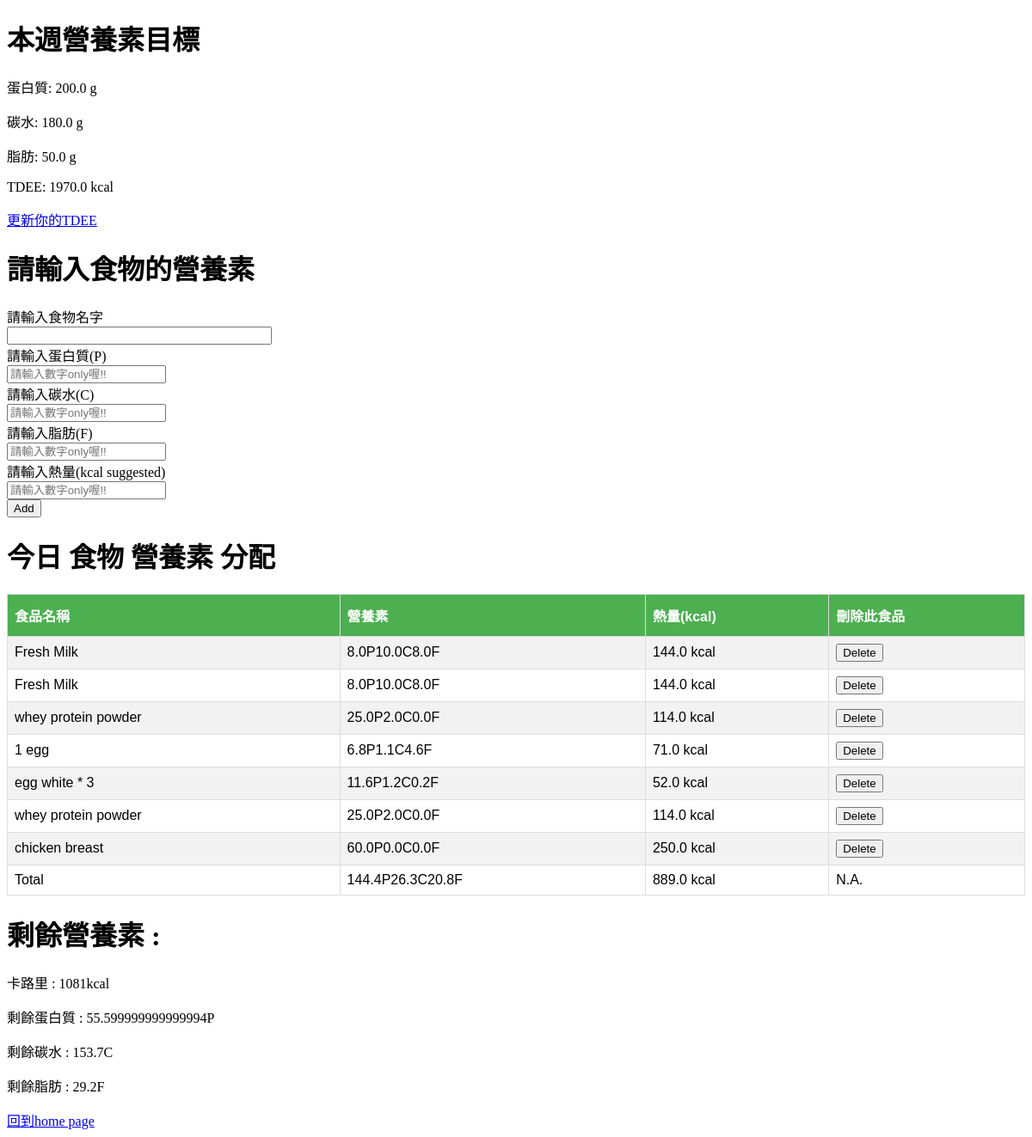
The page /today_macros (signed in) on the database its author committed.
### macros_manager.py (models this page shows, shortened)
class Tdee_target(db.Model):
    id = db.Column(db.Integer, primary_key=True)
    t_tdee = db.Column(db.Float,nullable=False)
    t_protein = db.Column(db.Float,nullable=False)
    t_carb = db.Column(db.Float,nullable=False)
    t_fat = db.Column(db.Float,nullable=False)
    t_tdee_date = db.Column(db.DateTime, nullable=False, default=datetime.utcnow)
    user_id = db.Column(db.Integer, db.ForeignKey('user.id'), nullable=False)
    def __repr__(self):
        return "<Tdee_target: {} on {}, and your target macros is {}P{}C{}F>".format(
            self.t_tdee,
            self.t_tdee_date,
            self.t_protein,
            self.t_carb,
            self.t_fat,
            )

class Food_macros(db.Model):
    id = db.Column(db.Integer, primary_key=True)
    f_name = db.Column(db.String(120),nullable=False)
    f_weight = db.Column(db.Float,nullable=False)
    f_protein = db.Column(db.Float,nullable=False)
    f_carb = db.Column(db.Float,nullable=False)
    f_fat = db.Column(db.Float,nullable=False)
    f_cal = db.Column(db.Float,nullable=False)
    f_date = db.Column(db.DateTime, nullable=False, default=datetime.utcnow)
    user_id = db.Column(db.Integer, db.ForeignKey('user.id'), nullable=False)

### macros_manager.py (the view, shortened to what this page needs)
@app.route('/today_macros', methods=["GET", "POST"])
def today_macros():
    foods = None
    user_id = current_user.id
    username = current_user.username
    foods = Food_macros.query.filter_by(user_id=user_id).all() # return a list, each element inside the list is a Food_macros class and each of instance has key name u designed in the table
    print (Tdee_target.query.filter_by(user_id=user_id).all())
    try:
        tdee_target = Tdee_target.query.filter_by(user_id=user_id).all()[-1]
    except:
        tdee_target = Tdee_target.query.filter_by(user_id=user_id).first()
    try:
        total_p = sum([f.f_protein for f in foods])
    except:
        print ('User may input wrong format for db')
        total_p = []
        for f in foods:
            try:
                tmp = float(f.f_protein)
            except:
                tmp = 0
            total_p.append(tmp)
        total_p = sum(total_p)
    try:
        total_c = sum([f.f_carb for f in foods])
    except:
        print ('User may input wrong format for db')
        total_c = []
        for f in foods:
            try:
                tmp = float(f.f_carb)
            except:
                tmp = 0
            total_c.append(tmp)
        total_c = sum(total_c)
    try:
        total_f = sum([f.f_fat for f in foods])
    except:
        print ('User may input wrong format for db')
        total_f = []
        for f in foods:
            try:
                tmp = float(f.f_fat)
            except:
                tmp = 0
            total_f.append(tmp)
        total_f = sum(total_f)
    try:
        total_cal = sum([f.f_cal for f in foods])
    except:
        print ('User may input wrong format for db')
        total_cal = []
        for f in foods:
            try:
                tmp = float(f.f_cal)
            except:
                tmp = 0
            total_cal.append(tmp)
        total_cal = sum(total_cal)
    return render_template("today_macros.html",
        foods = foods,
        tdee_target = tdee_target,
        total_p=total_p,
        total_c = total_c,
        total_f = total_f,
        total_cal = total_cal
        )

### macros_manager.py (called while the page is built)
@login_manager.user_loader
def load_user(user_id):
    return User.query.get(int(user_id))

### templates/today_macros.html (shortened to what this page needs)
<!DOCTYPE html>
<html>
<head>
</head>
<body>
    <div>
        {% if tdee_target %}
        <h1>本週營養素目標</h1>
        <p>蛋白質: {{tdee_target.t_protein}} g</p>
        <p>碳水: {{tdee_target.t_carb}} g</p>
        <p>脂肪: {{tdee_target.t_fat}} g</p>
        <p>TDEE: {{tdee_target.t_tdee}} kcal</p>
        <a href="/tdee">更新你的TDEE</a>
        {% else %}
        <h1>請先輸入你這週的目標TDEE</h1>
        <a href="/tdee">輸入 本週TDEE</a>
        {% endif %}
    </div>
    <h1>請輸入食物的營養素</h1>
    <form method="POST" action="/today_macros">
        請輸入食物名字<br>
        <input type="text" style="width:300px" name="food_name">
        <br>
        請輸入蛋白質(P)<br>
        <input type="text" placeholder = '請輸入數字only喔!!' name="protein">
        <br>
        請輸入碳水(C)<br>
        <input type="text" placeholder = '請輸入數字only喔!!' name="carb">
        <br>
        請輸入脂肪(F)<br>
        <input type="text" placeholder = '請輸入數字only喔!!' name="fat">
        <br>
        請輸入熱量(kcal suggested)<br>
        <input type="text" placeholder = '請輸入數字only喔!!' name="calorie">
        <br>
        <input type="submit" value="Add">
        <br>
    </form>
    <h1>今日 食物 營養素 分配</h1>
    <table id="customers">
        <tr>
            <th>食品名稱</th>
            <th>營養素</th>
            <th>熱量(kcal)</th>
            <th>刪除此食品</th>
        </tr>
        {% for food in foods %}
        <tr>
            <td>
                {{food.f_name}}
            </td>
            <td>
                {{food.f_protein}}P{{food.f_carb}}C{{food.f_fat}}F
            </td>
            <td>
                {{food.f_cal}} kcal
            </td>
            <td>
            <form method="POST" action="./delete" style="display: inline">
              <input type="submit" value="Delete">
            </form>
            </td>
        </tr>
        {% endfor %}
        <tr>
            <td>
                Total
            </td>
            <td>
                {{total_p}}P{{total_c}}C{{total_f}}F
            </td>
            <td>
                {{total_cal}} kcal
            </td>
            <td>
                N.A.
            </td>
        </tr>
    </table>
    {% if tdee_target %}
        <h1>剩餘營養素 : </h1>
        {% if tdee_target.t_tdee - total_cal < 0 %}
        <p>你今天的卡路里爆掉了啊!!</p>
        <p id="remain_calorie"></p>
        <p id="remain_p"></p>
        <p id="remain_c"></p>
        <p id="remain_f"></p>
        <img src='../static/images.jpg' style="width:500px">
        {% else %}
        <p id="remain_calorie"></p>
        <p id="remain_p"></p>
        <p id="remain_c"></p>
        <p id="remain_f"></p>
        {% endif %}
    {% endif %}
    <div>
        <a href="/">回到home page</a>
    </div>
</body>
</html>

### templates/today_macros.html (style rules this page uses)
#customers { font-family: "Trebuchet MS", Arial, Helvetica, sans-serif; border-collapse: collapse; width: 100%; }
#customers td, #customers th { border: 1px solid #ddd; padding: 8px; }
#customers tr:nth-child(even) { background-color: #f2f2f2; }
#customers th { padding-top: 12px; padding-bottom: 12px; text-align: left; background-color: #4CAF50; color: white; }

### rows shown on the page
Tdee_target: t_protein "200.0", t_carb "180.0", t_fat "50.0", t_tdee "1970.0"
Food_macros: f_name "Fresh Milk", f_protein "8.0", f_carb "10.0", f_fat "8.0", f_cal "144.0"
Food_macros: f_name "Fresh Milk", f_protein "8.0", f_carb "10.0", f_fat "8.0", f_cal "144.0"
Food_macros: f_name "whey protein powder", f_protein "25.0", f_carb "2.0", f_fat "0.0", f_cal "114.0"
Food_macros: f_name "1 egg", f_protein "6.8", f_carb "1.1", f_fat "4.6", f_cal "71.0"
Food_macros: f_name "egg white * 3", f_protein "11.6", f_carb "1.2", f_fat "0.2", f_cal "52.0"
Food_macros: f_name "whey protein powder", f_protein "25.0", f_carb "2.0", f_fat "0.0", f_cal "114.0"
Food_macros: f_name "chicken breast", f_protein "60.0", f_carb "0.0", f_fat "0.0", f_cal "250.0"

### other values the page prints
{{ total_p }} "144.4"
{{ total_c }} "26.3"
{{ total_f }} "20.8"
{{ total_cal }} "889.0"
